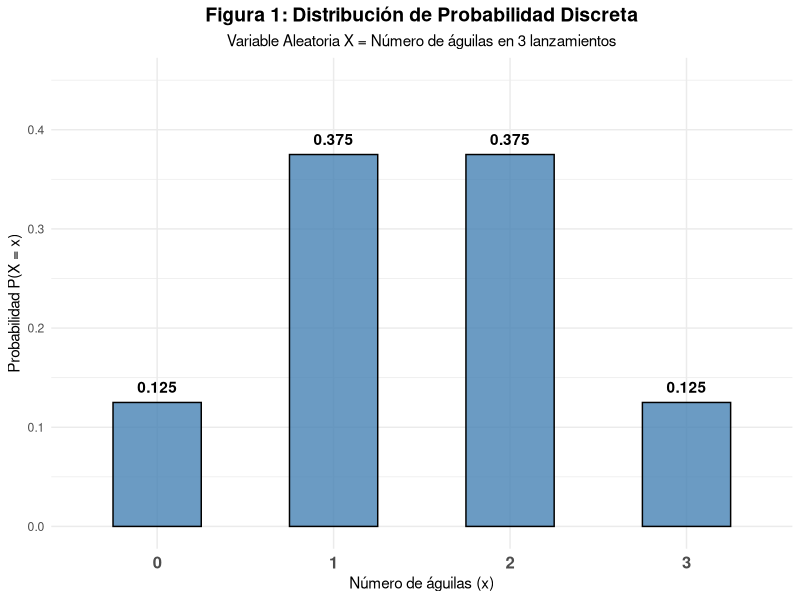
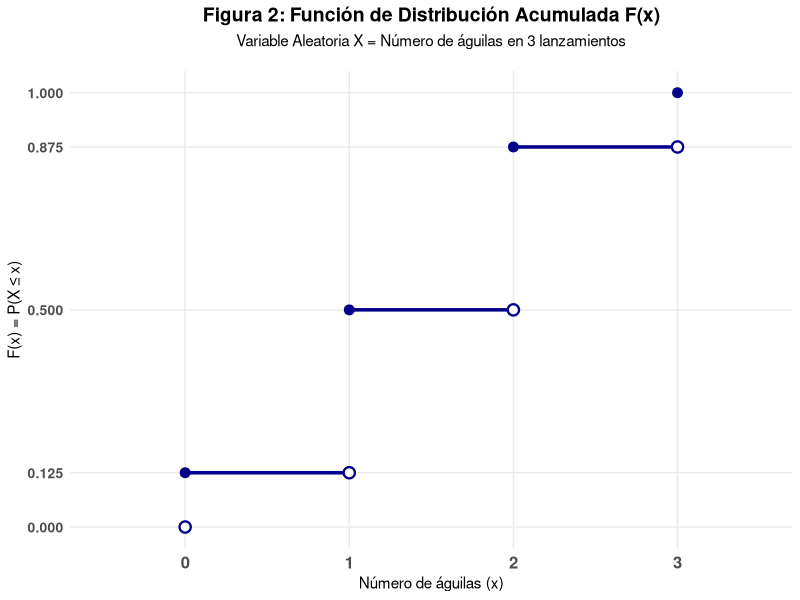
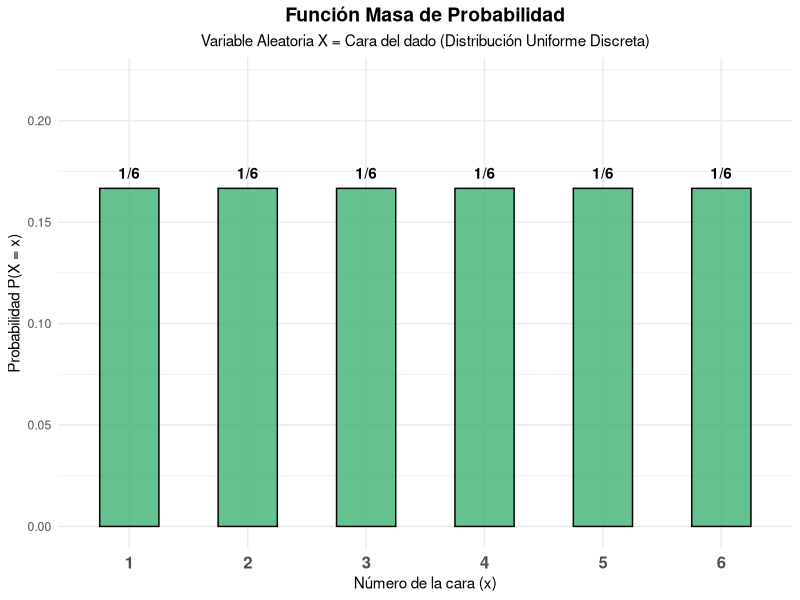
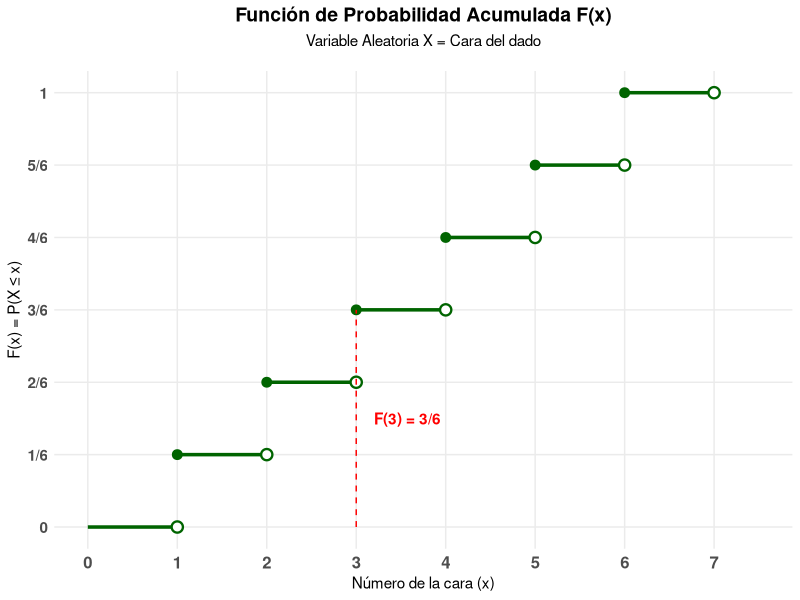
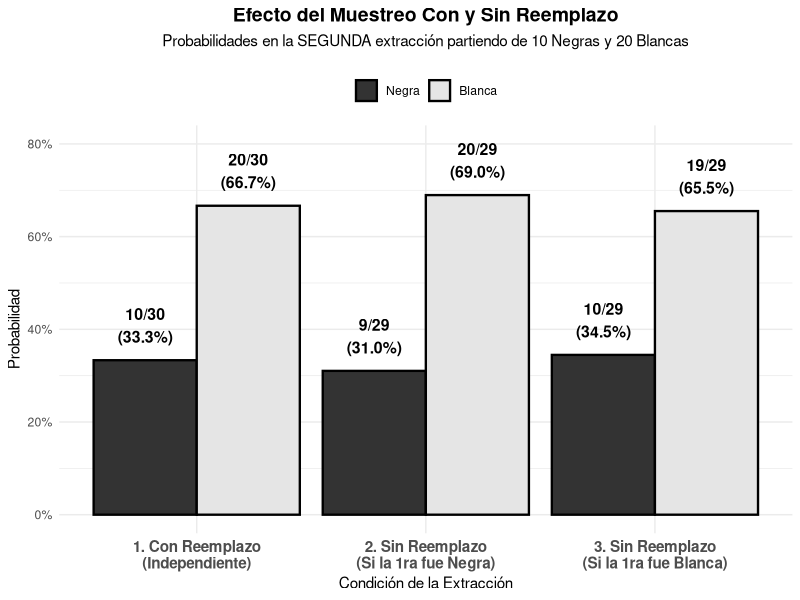
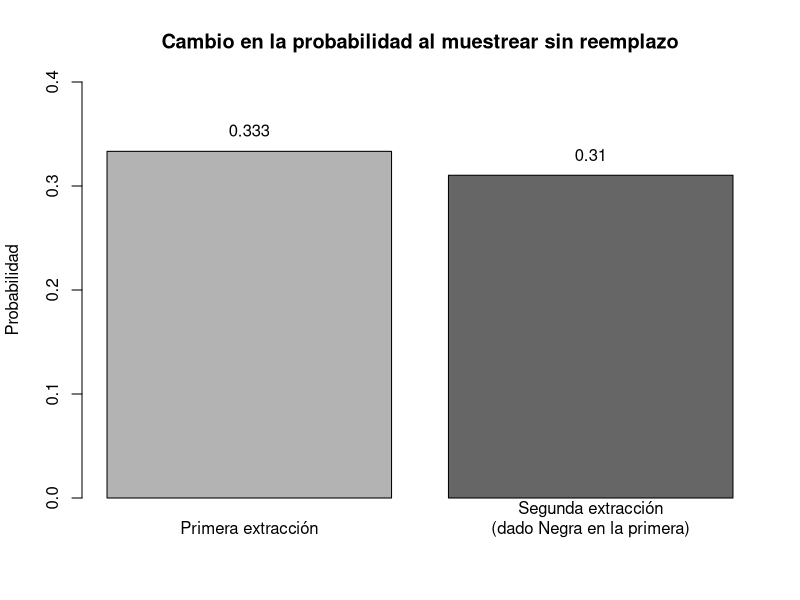
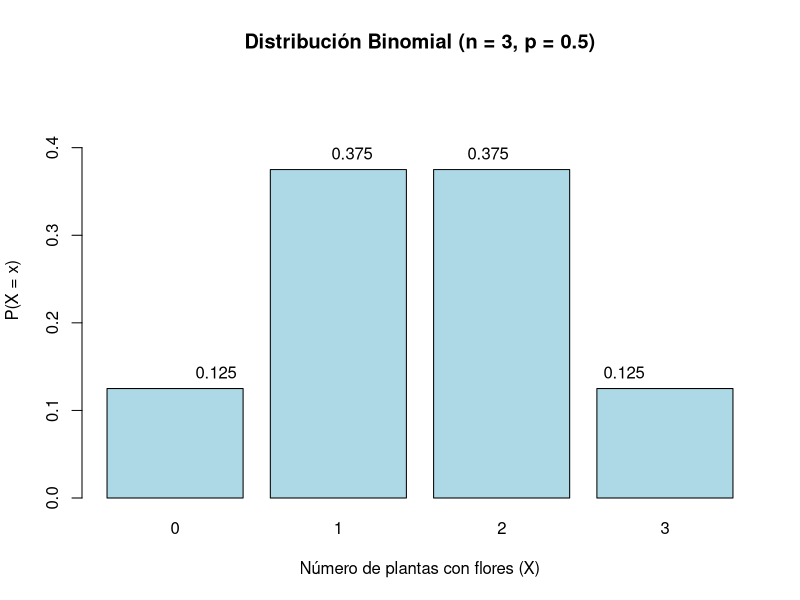
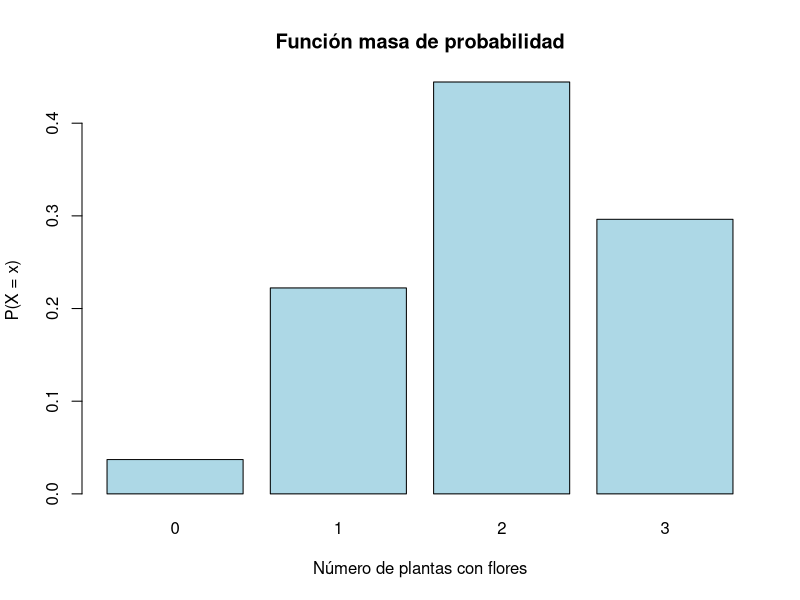

Recreate these plots in R, in order.
## ---- chunk 1
knitr::opts_chunk$set(echo = TRUE)
## ---- chunk 2
# Cargar la librería ggplot2
library(ggplot2)

# 1. Crear el Data Frame con los datos de la Tabla 1
df_monedas <- data.frame(
  x = c(0, 1, 2, 3),
  probabilidad = c(0.125, 0.375, 0.375, 0.125)
)

# 2. Generar el gráfico de barras para la probabilidad discreta
ggplot(df_monedas, aes(x = factor(x), y = probabilidad)) +
  geom_bar(stat = "identity", fill = "steelblue", color = "black", width = 0.5, alpha = 0.8) +
  geom_text(aes(label = probabilidad), vjust = -0.8, fontface = "bold", color = "black") +
  theme_minimal() +
  labs(
    title = "Figura 1: Distribución de Probabilidad Discreta",
    subtitle = "Variable Aleatoria X = Número de águilas en 3 lanzamientos",
    x = "Número de águilas (x)",
    y = "Probabilidad P(X = x)"
  ) +
  coord_cartesian(ylim = c(0, 0.45)) + # Ajustamos el eje Y para que los textos no se corten
  theme(
    plot.title = element_text(face = "bold", size = 14, hjust = 0.5),
    plot.subtitle = element_text(hjust = 0.5),
    axis.text.x = element_text(size = 12, face = "bold")
  )
## ---- chunk 3
# Crear el Data Frame con los segmentos de la función escalonada
df_acumulada <- data.frame(
  x_inicio = c(-1, 0, 1, 2, 3),
  x_fin    = c(0, 1, 2, 3, 4),
  F_x      = c(0, 0.125, 0.500, 0.875, 1.000)
)

# Generar el gráfico de función escalonada (Step function)
ggplot(df_acumulada) +
  # Dibujar las líneas horizontales de cada "escalón"
  geom_segment(aes(x = x_inicio, xend = x_fin, y = F_x, yend = F_x), 
               color = "darkblue", linewidth = 1.2) +
  
  # Añadir punto abierto (excluyente) al final de cada escalón
  geom_point(aes(x = x_fin, y = F_x), shape = 21, fill = "white", color = "darkblue", size = 3, stroke = 1.2) +
  
  # Añadir punto cerrado (incluyente) al inicio de cada escalón (excepto el primero que viene de -infinito)
  geom_point(data = subset(df_acumulada, x_inicio >= 0),
             aes(x = x_inicio, y = F_x), shape = 19, color = "darkblue", size = 3) +
  
  # Personalización del gráfico
  scale_x_continuous(breaks = -1:4, limits = c(-0.5, 3.5)) +
  scale_y_continuous(breaks = c(0, 0.125, 0.500, 0.875, 1.000)) +
  theme_minimal() +
  labs(
    title = "Figura 2: Función de Distribución Acumulada F(x)",
    subtitle = "Variable Aleatoria X = Número de águilas en 3 lanzamientos",
    x = "Número de águilas (x)",
    y = "F(x) = P(X \u2264 x)"
  ) +
  theme(
    plot.title = element_text(face = "bold", size = 14, hjust = 0.5),
    plot.subtitle = element_text(hjust = 0.5, margin = margin(b = 15)),
    axis.text.x = element_text(size = 12, face = "bold"),
    axis.text.y = element_text(size = 10, face = "bold"),
    panel.grid.minor = element_blank()
  )
## ---- chunk 4
# Cargar librería
library(ggplot2)

# Crear Data Frame con los valores del dado y sus probabilidades
df_dado <- data.frame(
  x = 1:6,
  probabilidad = rep(1/6, 6) # 1/6 para cada cara
)

# Generar el gráfico de barras
ggplot(df_dado, aes(x = factor(x), y = probabilidad)) +
  geom_bar(stat = "identity", fill = "mediumseagreen", color = "black", width = 0.5, alpha = 0.8) +
  # Etiquetas sobre las barras formateadas como fracción
  geom_text(aes(label = "1/6"), vjust = -0.8, fontface = "bold", color = "black") +
  theme_minimal() +
  labs(
    title = "Función Masa de Probabilidad",
    subtitle = "Variable Aleatoria X = Cara del dado (Distribución Uniforme Discreta)",
    x = "Número de la cara (x)",
    y = "Probabilidad P(X = x)"
  ) +
  coord_cartesian(ylim = c(0, 0.22)) + # Margen superior para los textos
  theme(
    plot.title = element_text(face = "bold", size = 14, hjust = 0.5),
    plot.subtitle = element_text(hjust = 0.5),
    axis.text.x = element_text(size = 12, face = "bold")
  )
## ---- chunk 5
# Crear el Data Frame con los segmentos de la función escalonada
df_acumulada_dado <- data.frame(
  x_inicio = c(0, 1, 2, 3, 4, 5, 6),
  x_fin    = c(1, 2, 3, 4, 5, 6, 7),
  F_x      = c(0, 1/6, 2/6, 3/6, 4/6, 5/6, 1)
)

# Etiquetas para el eje Y
etiquetas_y <- c("0", "1/6", "2/6", "3/6", "4/6", "5/6", "1")

# Generar el gráfico de función escalonada
ggplot(df_acumulada_dado) +
  # Segmentos horizontales
  geom_segment(aes(x = x_inicio, xend = x_fin, y = F_x, yend = F_x), 
               color = "darkgreen", linewidth = 1.2) +
  
  # Punto abierto al final del intervalo (límite no incluido)
  geom_point(aes(x = x_fin, y = F_x), shape = 21, fill = "white", color = "darkgreen", size = 3, stroke = 1.2) +
  
  # Punto cerrado al inicio del intervalo (límite incluido)
  geom_point(data = subset(df_acumulada_dado, x_inicio >= 1),
             aes(x = x_inicio, y = F_x), shape = 19, color = "darkgreen", size = 3) +
  
  # Anotación explicativa para F(X <= 3)
  annotate("segment", x = 3, xend = 3, y = 0, yend = 3/6, color = "red", linetype = "dashed") +
  annotate("text", x = 3.2, y = 0.25, label = "F(3) = 3/6", color = "red", fontface = "bold", hjust = 0) +
  
  # Personalización
  scale_x_continuous(breaks = 0:7, limits = c(0, 7.5)) +
  scale_y_continuous(breaks = df_acumulada_dado$F_x, labels = etiquetas_y) +
  theme_minimal() +
  labs(
    title = "Función de Probabilidad Acumulada F(x)",
    subtitle = "Variable Aleatoria X = Cara del dado",
    x = "Número de la cara (x)",
    y = "F(x) = P(X \u2264 x)"
  ) +
  theme(
    plot.title = element_text(face = "bold", size = 14, hjust = 0.5),
    plot.subtitle = element_text(hjust = 0.5, margin = margin(b = 15)),
    axis.text.x = element_text(size = 12, face = "bold"),
    axis.text.y = element_text(size = 11, face = "bold"),
    panel.grid.minor = element_blank()
  )
## ---- chunk 6
# Cargar librería
library(ggplot2)

# Crear los datos basados en el ejemplo (Población inicial: 10 Negras, 20 Blancas, Total 30)
df_extraccion <- data.frame(
  Escenario = factor(c(
    rep("1. Con Reemplazo\n(Independiente)", 2),
    rep("2. Sin Reemplazo\n(Si la 1ra fue Negra)", 2),
    rep("3. Sin Reemplazo\n(Si la 1ra fue Blanca)", 2)
  )),
  Color_Extraido = factor(c("Negra", "Blanca", "Negra", "Blanca", "Negra", "Blanca"), 
                          levels = c("Negra", "Blanca")),
  Probabilidad = c(
    10/30, 20/30,  # Con reemplazo: Vuelve a ser 10/30 y 20/30
    9/29,  20/29,  # Sin reemplazo (salió negra): Quedan 9 negras y 20 blancas de 29
    10/29, 19/29   # Sin reemplazo (salió blanca): Quedan 10 negras y 19 blancas de 29
  ),
  Etiquetas = c(
    "10/30\n(33.3%)", "20/30\n(66.7%)",
    "9/29\n(31.0%)", "20/29\n(69.0%)",
    "10/29\n(34.5%)", "19/29\n(65.5%)"
  )
)

# Generar el gráfico de barras agrupadas
ggplot(df_extraccion, aes(x = Escenario, y = Probabilidad, fill = Color_Extraido)) +
  geom_bar(stat = "identity", position = "dodge", color = "black", linewidth = 0.8) +
  geom_text(aes(label = Etiquetas), position = position_dodge(width = 0.9), 
            vjust = -0.5, fontface = "bold", size = 4) +
  scale_fill_manual(values = c("Negra" = "gray20", "Blanca" = "gray90")) +
  theme_minimal() +
  labs(
    title = "Efecto del Muestreo Con y Sin Reemplazo",
    subtitle = "Probabilidades en la SEGUNDA extracción partiendo de 10 Negras y 20 Blancas",
    x = "Condición de la Extracción",
    y = "Probabilidad"
  ) +
  scale_y_continuous(labels = scales::percent_format(accuracy = 1), limits = c(0, 0.8)) +
  theme(
    plot.title = element_text(face = "bold", size = 14, hjust = 0.5),
    plot.subtitle = element_text(size = 11, hjust = 0.5, margin = margin(b = 15)),
    axis.text.x = element_text(size = 11, face = "bold"),
    legend.position = "top",
    legend.title = element_blank()
  )
## ---- chunk 7
# Probabilidades
probabilidades <- data.frame(
  Extraccion = c("Primera extracción", "Segunda extracción\n(dado Negra en la primera)"),
  Probabilidad = c(10/30, 9/29)
)

# Gráfica
barplot(
  probabilidades$Probabilidad,
  names.arg = probabilidades$Extraccion,
  ylim = c(0, 0.4),
  col = c("gray70", "gray40"),
  ylab = "Probabilidad",
  main = "Cambio en la probabilidad al muestrear sin reemplazo"
)

# Etiquetas numéricas
text(
  x = c(0.7, 1.9),
  y = probabilidades$Probabilidad + 0.02,
  labels = round(probabilidades$Probabilidad, 3)
)
## ---- chunk 8
# Parámetros
n <- 3
p <- 0.5
x <- 0:n

# Probabilidades binomiales
prob <- dbinom(x, size = n, prob = p)

# Gráfica
barplot(
  prob,
  names.arg = x,
  col = "lightblue",
  ylim = c(0, max(prob) + 0.1),
  xlab = "Número de plantas con flores (X)",
  ylab = "P(X = x)",
  main = "Distribución Binomial (n = 3, p = 0.5)"
)

text(
  x = seq_along(prob),
  y = prob,
  labels = round(prob, 3),
  pos = 3
)
## ---- chunk 9
x <- 0:3
pmf <- dbinom(x, size = 3, prob = 2/3)

barplot(
  pmf,
  names.arg = x,
  col = "lightblue",
  main = "Función masa de probabilidad",
  xlab = "Número de plantas con flores",
  ylab = "P(X = x)"
)
n <- 8
p <- 0.15
x <- 0:n

pmf <- dbinom(x, n, p)
cdf <- pbinom(x, n, p)

tabla <- data.frame(
  x = x,
  P_X = round(pmf, 4),
  F_X = round(cdf, 4)
)

tabla

barplot(
  pmf,
  names.arg = x,
  col = "lightgreen",
  main = "Función masa de probabilidad (n=8, p=0.15)",
  xlab = "Botellas defectuosas",
  ylab = "P(X = x)"
)

plot(
  x, cdf,
  type = "s",
  lwd = 2,
  col = "darkred",
  main = "Función acumulada",
  xlab = "Botellas defectuosas",
  ylab = "F(X ≤ x)"
)


## ---- chunk 10

library(ggplot2)

# Parámetros
N <- 15
K <- 6
n <- 3

# Valores posibles
x <- 0:n
pmf <- dhyper(x, K, N - K, n)

# Data frame
df <- data.frame(
  x = factor(x),
  Probabilidad = pmf
)

# Gráfica
ggplot(df, aes(x = x, y = Probabilidad)) +
  geom_col(fill = "steelblue", width = 0.7) +
  geom_text(aes(label = round(Probabilidad, 3)),
            vjust = -0.5, size = 4) +
  labs(
    title = "Función Masa de Probabilidad\nDistribución Hipergeométrica",
    x = "Número de tabletas con narcóticos (X)",
    y = "P(X = x)"
  ) +
  ylim(0, max(pmf) + 0.1) +
  theme_minimal(base_size = 13)


## ---- chunk 11
library(ggplot2)

x <- 0:10
lambda <- 2
prob <- dpois(x, lambda)

df <- data.frame(x, prob)

ggplot(df, aes(x, prob)) +
  geom_col(fill = "steelblue") +
  geom_vline(xintercept = 6, linetype = "dashed", color = "red") +
  labs(
    title = "Distribución Poisson (λ = 2)",
    subtitle = "Semillas no germinadas",
    x = "Número de semillas",
    y = "Probabilidad"
  ) +
  theme_minimal()
## ---- chunk 12
# Datos observados
celulas <- 0:9
frecuencia <- c(75, 103, 121, 54, 30, 13, 2, 1, 0, 1)

# Total de cuadrículas
N <- sum(frecuencia)

# Frecuencia relativa
frecuencia_relativa <- frecuencia / N

# Construcción del data frame
tabla_levadura <- data.frame(
  "Células por cuadrícula" = celulas,
  "Frecuencia observada" = frecuencia,
  "Frecuencia relativa" = round(frecuencia_relativa, 4)
)

# Mostrar tabla
knitr::kable(
  tabla_levadura,
  caption = "Distribución de frecuencias de células de levadura por cuadrícula"
)

# Cálculo de lambda
lambda <- sum(celulas * frecuencia) / N
lambda

# Probabilidades teóricas Poisson
prob_poisson <- dpois(celulas, lambda)

tabla_poisson <- data.frame(
  "Células por cuadrícula" = celulas,
  "Probabilidad Poisson" = round(prob_poisson, 4)
)

knitr::kable(
  tabla_poisson,
  caption = "Distribución Poisson teórica con λ = 1.8"
)
## ---- chunk 13
x <- 0:9
lambda <- 1.8
prob <- dpois(x, lambda)

df <- data.frame(x, prob)

ggplot(df, aes(x, prob)) +
  geom_col(fill = "darkgreen") +
  labs(
    title = "Distribución Poisson (λ = 1.8)",
    subtitle = "Células de levadura por cuadrícula",
    x = "Número de células",
    y = "Probabilidad"
  ) +
  theme_minimal()
